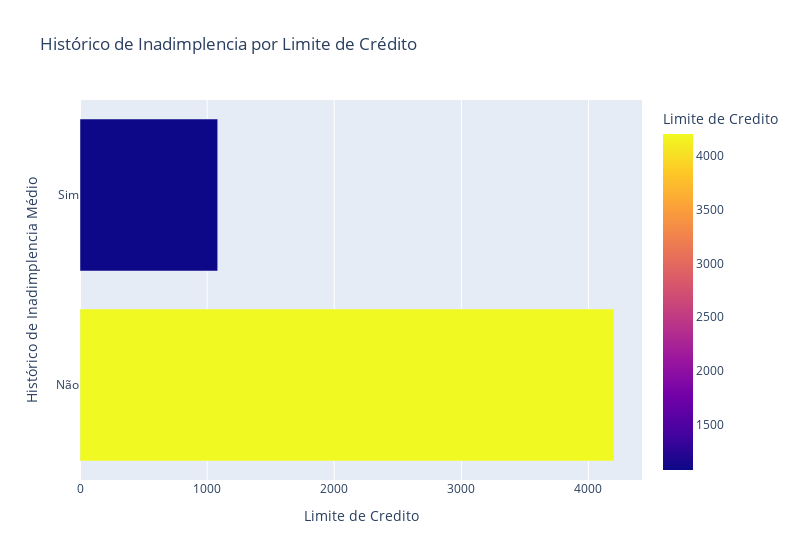

Notebook code cell kept with this figure:
### Code cell
#Gráfico de barras horizontais, Histórico de Inandimplência por Limite de Crédito Médio
limite_credito_por_historico_inadimplencia = df.groupby(['Historico_Inadimplencia'])['Limite_Credito'].mean().reset_index()

fig = px.bar(limite_credito_por_historico_inadimplencia, x='Limite_Credito', y='Historico_Inadimplencia', orientation='h',
             title='Histórico de Inadimplencia por Limite de Crédito',
             labels={'Limite_Credito': 'Limite de Credito', 'Historico_Inadimplencia': 'Histórico de Inadimplencia Médio'},
             color='Limite_Credito',  # Especificando a cor baseada nos valores de salário
             width=800)        # Definindo a largura do gráfico em pixels

fig.show()

### Figure 1 — Plotly figure (JSON) as saved in the notebook; plotly's stock layout.template omitted (floating-point values rounded to 4 significant figures)
{"data": [{"alignmentgroup": "True", "hovertemplate": "Limite de Credito=%{marker.color}<br>Histórico de Inadimplencia Médio=%{y}<extra></extra>", "legendgroup": "", "marker": {"color": [4200, 1083.0], "coloraxis": "coloraxis", "pattern": {"shape": ""}}, "name": "", "offsetgroup": "", "orientation": "h", "showlegend": false, "textposition": "auto", "type": "bar", "x": [4200, 1083.0], "xaxis": "x", "y": ["Não", "Sim"], "yaxis": "y"}], "layout": {"barmode": "relative", "coloraxis": {"colorbar": {"title": {"text": "Limite de Credito"}}, "colorscale": [[0, "#0d0887"], [0.1111, "#46039f"], [0.2222, "#7201a8"], [0.3333, "#9c179e"], [0.4444, "#bd3786"], [0.5556, "#d8576b"], [0.6667, "#ed7953"], [0.7778, "#fb9f3a"], [0.8889, "#fdca26"], [1, "#f0f921"]]}, "legend": {"tracegroupgap": 0}, "title": {"text": "Histórico de Inadimplencia por Limite de Crédito"}, "width": 800, "xaxis": {"anchor": "y", "domain": [0, 1], "title": {"text": "Limite de Credito"}}, "yaxis": {"anchor": "x", "domain": [0, 1], "title": {"text": "Histórico de Inadimplencia Médio"}}}}
